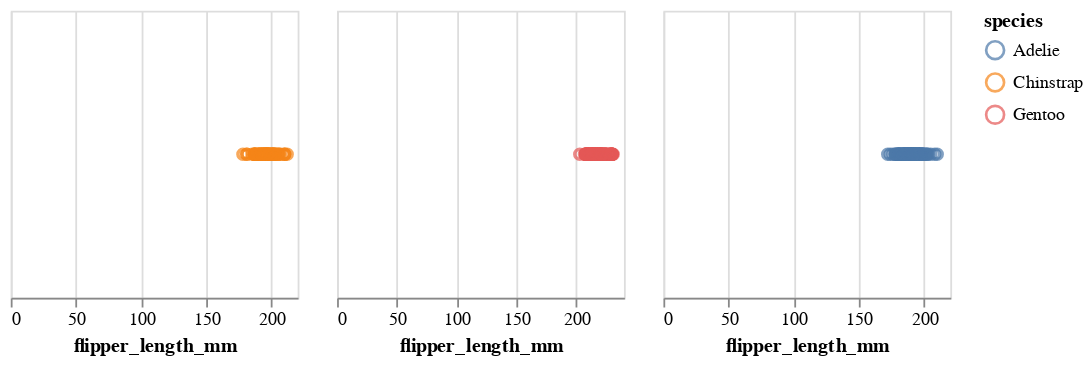

The code cell stored with this chart in its notebook:
### Markdown cell above
3. Visualize the distribution of flipper lengths across different species.  
_Hint:_ Look at the [guide for faceted charts](https://altair-viz.github.io/user_guide/compound_charts.html?highlight=facet#facet-chart)!

### Code cell
base = alt.Chart(penguins).mark_point().encode(
    x='flipper_length_mm:Q',
    color='species:N'
).properties(
    width=160,
    height=160
).interactive()

chart = alt.hconcat()
for species in ['Chinstrap', 'Gentoo', 'Adelie']:
    chart |= base.transform_filter(datum.species == species)
chart

### Figure 1 — Vega-Lite specification as saved in the notebook (floating-point values rounded to 4 significant figures; data arrays with more than 128 entries replaced by an {"elided": "..."} marker saying what was removed)
{"config": {"view": {"continuousWidth": 400, "continuousHeight": 300}}, "hconcat": [{"mark": "point", "encoding": {"color": {"field": "species", "type": "nominal"}, "x": {"field": "flipper_length_mm", "type": "quantitative"}}, "height": 160, "selection": {"selector015": {"type": "interval", "bind": "scales", "encodings": ["x", "y"]}}, "transform": [{"filter": "(datum.species === 'Chinstrap')"}], "width": 160}, {"mark": "point", "encoding": {"color": {"field": "species", "type": "nominal"}, "x": {"field": "flipper_length_mm", "type": "quantitative"}}, "height": 160, "selection": {"selector015": {"type": "interval", "bind": "scales", "encodings": ["x", "y"]}}, "transform": [{"filter": "(datum.species === 'Gentoo')"}], "width": 160}, {"mark": "point", "encoding": {"color": {"field": "species", "type": "nominal"}, "x": {"field": "flipper_length_mm", "type": "quantitative"}}, "height": 160, "selection": {"selector015": {"type": "interval", "bind": "scales", "encodings": ["x", "y"]}}, "transform": [{"filter": "(datum.species === 'Adelie')"}], "width": 160}], "data": {"name": "data-2579922f606b528784ce92236e4ec646"}, "$schema": "https://vega.github.io/schema/vega-lite/v4.17.0.json", "datasets": {"data-2579922f606b528784ce92236e4ec646": {"elided": "342 records"}}}
